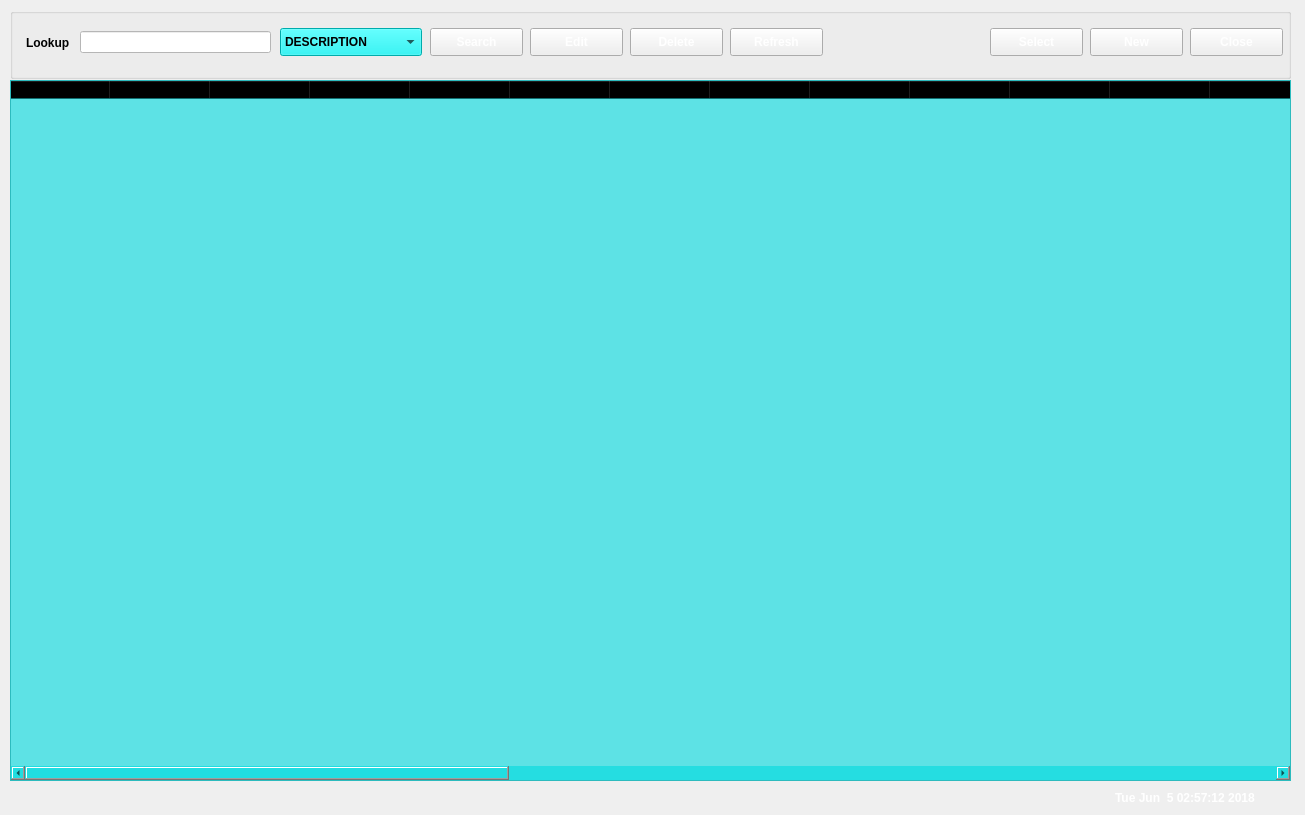
    <widget class="QWidget" name="tab_2">
     <attribute name="title">
      <string>Inventory</string>
     </attribute>
     <widget class="QGroupBox" name="groupBox_6">
      <property name="geometry">
       <rect>
        <x>10</x>
        <y>8</y>
        <width>1281</width>
        <height>71</height>
       </rect>
      </property>
      <property name="title">
       <string/>
      </property>
      <property name="flat">
       <bool>false</bool>
      </property>
      <widget class="QLabel" name="label_19">
       <property name="geometry">
        <rect>
         <x>16</x>
         <y>27</y>
         <width>53</width>
         <height>16</height>
        </rect>
       </property>
       <property name="styleSheet">
        <string notr="true">background:transparent;
font:bold;
font: 75 bold 8pt  &quot;Unispace&quot;;</string>
       </property>
       <property name="text">
        <string>Lookup</string>
       </property>
      </widget>
      <widget class="QLineEdit" name="DrugsList">
       <property name="geometry">
        <rect>
         <x>70</x>
         <y>23</y>
         <width>191</width>
         <height>22</height>
        </rect>
       </property>
       <property name="styleSheet">
        <string notr="true">background-color:white;
font:bold;
color:black;
</string>
       </property>
      </widget>
      <widget class="QPushButton" name="SearchDrugs">
       <property name="geometry">
        <rect>
         <x>420</x>
         <y>20</y>
         <width>93</width>
         <height>28</height>
        </rect>
       </property>
       <property name="styleSheet">
        <string notr="true">color:white;
font:bold;
font: 75 bold 8pt  &quot;Unispace&quot;;</string>
       </property>
       <property name="text">
        <string>Search</string>
       </property>
      </widget>
      <widget class="QPushButton" name="EditDrugs">
       <property name="geometry">
        <rect>
         <x>520</x>
         <y>20</y>
         <width>93</width>
         <height>28</height>
        </rect>
       </property>
       <property name="styleSheet">
        <string notr="true">color:white;
font:bold;
font: 75 bold 8pt  &quot;Unispace&quot;;</string>
       </property>
       <property name="text">
        <string>Edit</string>
       </property>
      </widget>
      <widget class="QPushButton" name="RefreshDrugs">
       <property name="geometry">
        <rect>
         <x>720</x>
         <y>20</y>
         <width>93</width>
         <height>28</height>
        </rect>
       </property>
       <property name="styleSheet">
        <string notr="true">color:white;
font:bold;
font: 75 bold 8pt  &quot;Unispace&quot;;</string>
       </property>
       <property name="text">
        <string>Refresh</string>
       </property>
      </widget>
      <widget class="QPushButton" name="CloseDrugs">
       <property name="geometry">
        <rect>
         <x>1180</x>
         <y>20</y>
         <width>93</width>
         <height>28</height>
        </rect>
       </property>
       <property name="styleSheet">
        <string notr="true">
color:white;
font:bold;
font: 75 bold 8pt  &quot;Unispace&quot;;</string>
       </property>
       <property name="text">
        <string>Close</string>
       </property>
      </widget>
      <widget class="QPushButton" name="NewDrugs">
       <property name="geometry">
        <rect>
         <x>1080</x>
         <y>20</y>
         <width>93</width>
         <height>28</height>
        </rect>
       </property>
       <property name="styleSheet">
        <string notr="true">
color:white;
font:bold;
font: 75 bold 8pt  &quot;Unispace&quot;;</string>
       </property>
       <property name="text">
        <string>New</string>
       </property>
      </widget>
      <widget class="QPushButton" name="DeleteDrugs">
       <property name="geometry">
        <rect>
         <x>620</x>
         <y>20</y>
         <width>93</width>
         <height>28</height>
        </rect>
       </property>
       <property name="styleSheet">
        <string notr="true">color:white;
font:bold;
font: 75 bold 8pt  &quot;Unispace&quot;;</string>
       </property>
       <property name="text">
        <string>Delete</string>
       </property>
      </widget>
      <widget class="QPushButton" name="SelectDrug">
       <property name="geometry">
        <rect>
         <x>980</x>
         <y>20</y>
         <width>93</width>
         <height>28</height>
        </rect>
       </property>
       <property name="styleSheet">
        <string notr="true">color:white;
font:bold;
font: 75 bold 8pt  &quot;Unispace&quot;;</string>
       </property>
       <property name="text">
        <string>Select</string>
       </property>
      </widget>
      <widget class="QComboBox" name="SearchByWhat">
       <property name="geometry">
        <rect>
         <x>270</x>
         <y>20</y>
         <width>142</width>
         <height>28</height>
        </rect>
       </property>
       <property name="styleSheet">
        <string notr="true">
background-color: rgb(0, 240, 240);
font:bold;
font: 75 bold 8pt  &quot;Unispace&quot;;</string>
       </property>
       <item>
        <property name="text">
         <string>DESCRIPTION</string>
        </property>
       </item>
       <item>
        <property name="text">
         <string>NUM</string>
        </property>
       </item>
       <item>
        <property name="text">
         <string>BARCODE</string>
        </property>
       </item>
      </widget>
     </widget>
     <widget class="QTableWidget" name="DrugsTable">
      <property name="geometry">
       <rect>
        <x>10</x>
        <y>80</y>
        <width>1281</width>
        <height>701</height>
       </rect>
      </property>
      <property name="palette">
       <palette>
        <active>
         <colorrole role="Button">
          <brush brushstyle="SolidPattern">
           <color alpha="179">
            <red>32</red>
            <green>221</green>
            <blue>225</blue>
           </color>
          </brush>
         </colorrole>
         <colorrole role="Text">
          <brush brushstyle="SolidPattern">
           <color alpha="255">
            <red>255</red>
            <green>255</green>
            <blue>255</blue>
           </color>
          </brush>
         </colorrole>
         <colorrole role="Base">
          <brush brushstyle="NoBrush">
           <color alpha="255">
            <red>0</red>
            <green>0</green>
            <blue>0</blue>
           </color>
          </brush>
         </colorrole>
         <colorrole role="Window">
          <brush brushstyle="SolidPattern">
           <color alpha="179">
            <red>32</red>
            <green>221</green>
            <blue>225</blue>
           </color>
          </brush>
         </colorrole>
         <colorrole role="AlternateBase">
          <brush brushstyle="SolidPattern">
           <color alpha="147">
            <red>0</red>
            <green>0</green>
            <blue>0</blue>
           </color>
          </brush>
         </colorrole>
        </active>
        <inactive>
         <colorrole role="Button">
          <brush brushstyle="SolidPattern">
           <color alpha="179">
            <red>32</red>
            <green>221</green>
            <blue>225</blue>
           </color>
          </brush>
         </colorrole>
         <colorrole role="Text">
          <brush brushstyle="SolidPattern">
           <color alpha="255">
            <red>255</red>
            <green>255</green>
            <blue>255</blue>
           </color>
          </brush>
         </colorrole>
         <colorrole role="Base">
          <brush brushstyle="NoBrush">
           <color alpha="255">
            <red>0</red>
            <green>0</green>
            <blue>0</blue>
           </color>
          </brush>
         </colorrole>
         <colorrole role="Window">
          <brush brushstyle="SolidPattern">
           <color alpha="179">
            <red>32</red>
            <green>221</green>
            <blue>225</blue>
           </color>
          </brush>
         </colorrole>
         <colorrole role="AlternateBase">
          <brush brushstyle="SolidPattern">
           <color alpha="147">
            <red>0</red>
            <green>0</green>
            <blue>0</blue>
           </color>
          </brush>
         </colorrole>
        </inactive>
        <disabled>
         <colorrole role="Button">
          <brush brushstyle="SolidPattern">
           <color alpha="179">
            <red>32</red>
            <green>221</green>
            <blue>225</blue>
           </color>
          </brush>
         </colorrole>
         <colorrole role="Text">
          <brush brushstyle="SolidPattern">
           <color alpha="255">
            <red>120</red>
            <green>120</green>
            <blue>120</blue>
           </color>
          </brush>
         </colorrole>
         <colorrole role="Base">
          <brush brushstyle="NoBrush">
           <color alpha="255">
            <red>0</red>
            <green>0</green>
            <blue>0</blue>
           </color>
          </brush>
         </colorrole>
         <colorrole role="Window">
          <brush brushstyle="SolidPattern">
           <color alpha="179">
            <red>32</red>
            <green>221</green>
            <blue>225</blue>
           </color>
          </brush>
         </colorrole>
         <colorrole role="AlternateBase">
          <brush brushstyle="SolidPattern">
           <color alpha="147">
            <red>0</red>
            <green>0</green>
            <blue>0</blue>
           </color>
          </brush>
         </colorrole>
        </disabled>
       </palette>
      </property>
      <property name="styleSheet">
       <string notr="true">background:rgba(32, 221, 225, 179);
alternate-background-color:rgba(0, 0, 0, 147);
font:bold;</string>
      </property>
      <property name="alternatingRowColors">
       <bool>true</bool>
      </property>
      <property name="selectionBehavior">
       <enum>QAbstractItemView::SelectRows</enum>
      </property>
      <property name="showGrid">
       <bool>true</bool>
      </property>
      <property name="gridStyle">
       <enum>Qt::SolidLine</enum>
      </property>
      <property name="wordWrap">
       <bool>true</bool>
      </property>
      <property name="cornerButtonEnabled">
       <bool>true</bool>
      </property>
      <property name="rowCount">
       <number>0</number>
      </property>
      <attribute name="horizontalHeaderCascadingSectionResizes">
       <bool>false</bool>
      </attribute>
      <attribute name="verticalHeaderVisible">
       <bool>false</bool>
      </attribute>
      <attribute name="verticalHeaderCascadingSectionResizes">
       <bool>false</bool>
      </attribute>
      <attribute name="verticalHeaderDefaultSectionSize">
       <number>30</number>
      </attribute>
      <attribute name="verticalHeaderHighlightSections">
       <bool>true</bool>
      </attribute>
      <column>
       <property name="text">
        <string>ID</string>
       </property>
      </column>
      <column>
       <property name="text">
        <string>DESCRIPTION</string>
       </property>
      </column>
      <column>
       <property name="text">
        <string>GENERIC NAME</string>
       </property>
      </column>
      <column>
       <property name="text">
        <string>NUMBER</string>
       </property>
      </column>
      <column>
       <property name="text">
        <string>TYPE</string>
       </property>
      </column>
      <column>
       <property name="text">
        <string>CATEGORY</string>
       </property>
      </column>
      <column>
       <property name="text">
        <string>PACKSIZE</string>
       </property>
      </column>
      <column>
       <property name="text">
        <string>QOH</string>
       </property>
      </column>
      <column>
       <property name="text">
        <string>PRICE</string>
       </property>
      </column>
      <column>
       <property name="text">
        <string>TAXCODE</string>
       </property>
      </column>
      <column>
       <property name="text">
        <string>PRODCODE</string>
       </property>
      </column>
      <column>
       <property name="text">
        <string>SUP_NAME</string>
       </property>
      </column>
      <column>
       <property name="text">
        <string>BARCODE</string>
       </property>
      </column>
      <column>
       <property name="text">
        <string>TOTAL QTY</string>
       </property>
      </column>
      <column>
       <property name="text">
        <string>MISC</string>
       </property>
      </column>
      <column>
       <property name="text">
        <string>ALTERNATE SUPPLIER</string>
       </property>
      </column>
      <column>
       <property name="text">
        <string>LOOSE QTY</string>
       </property>
      </column>
      <column>
       <property name="text">
        <string>UNIT OF MEASURE</string>
       </property>
      </column>
      <column>
       <property name="text">
        <string>MAX QTY</string>
       </property>
      </column>
      <column>
       <property name="text">
        <string>REORDER LVL</string>
       </property>
      </column>
      <column>
       <property name="text">
        <string>REORDER QTY</string>
       </property>
      </column>
      <column>
       <property name="text">
        <string>BACKORDER</string>
       </property>
      </column>
      <column>
       <property name="text">
        <string>MARKUP</string>
       </property>
      </column>
      <column>
       <property name="text">
        <string>EACH PRICE</string>
       </property>
      </column>
      <column>
       <property name="text">
        <string>WHOLE PRICE</string>
       </property>
      </column>
      <column>
       <property name="text">
        <string>AVG COST</string>
       </property>
      </column>
      <column>
       <property name="text">
        <string>LAST COST</string>
       </property>
      </column>
      <column>
       <property name="text">
        <string>PRICE BREAK AT</string>
       </property>
      </column>
      <column>
       <property name="text">
        <string>BREAK PRICE</string>
       </property>
      </column>
      <column>
       <property name="text">
        <string>NHF BENEFIT</string>
       </property>
      </column>
      <column>
       <property name="text">
        <string>PRESCRIPTION</string>
       </property>
      </column>
     </widget>
     <widget class="QLabel" name="Drug_Date">
      <property name="geometry">
       <rect>
        <x>1115</x>
        <y>790</y>
        <width>181</width>
        <height>16</height>
       </rect>
      </property>
      <property name="styleSheet">
       <string notr="true">background:transparent;color:rgb(163, 8, 29);
color:white;font:bold;</string>
      </property>
      <property name="text">
       <string>Tue Jun  5 02:57:12 2018</string>
      </property>
     </widget>
    </widget>
